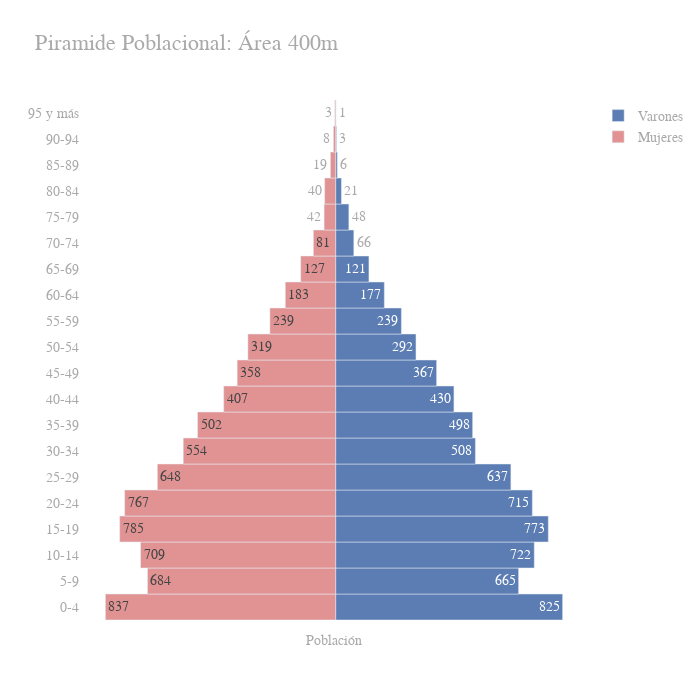
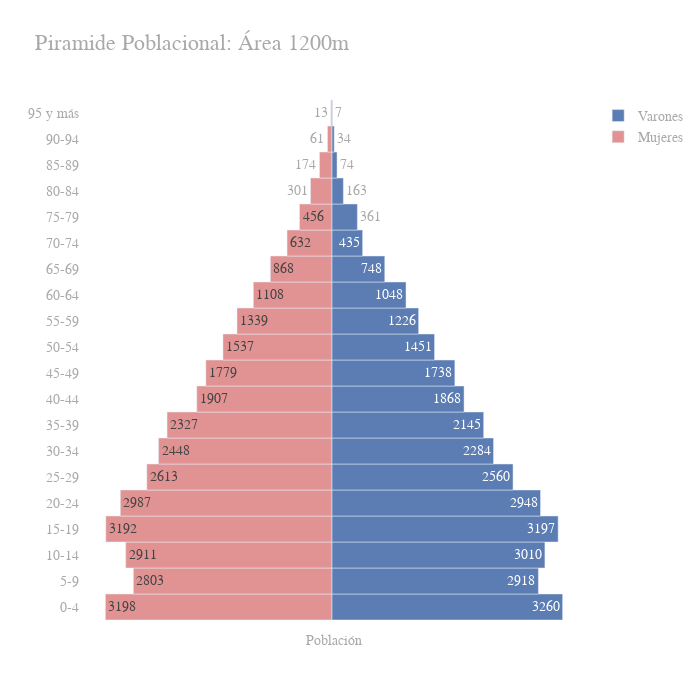
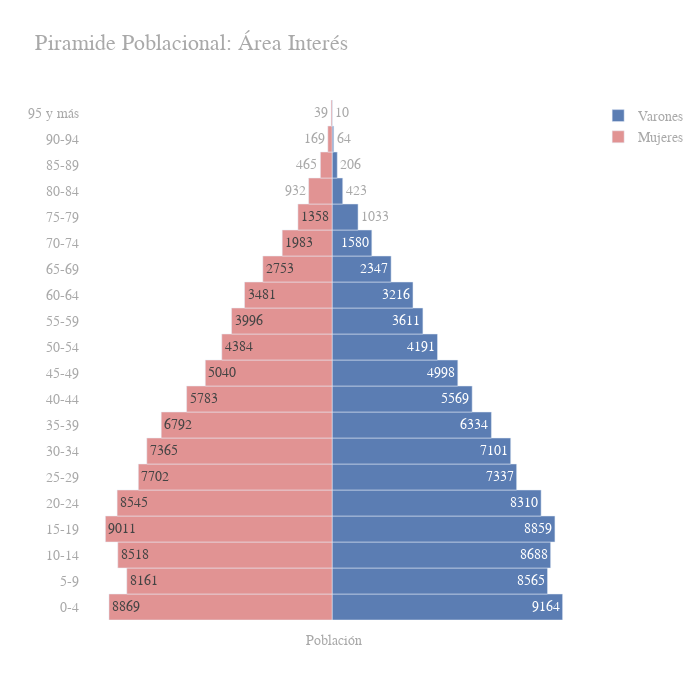
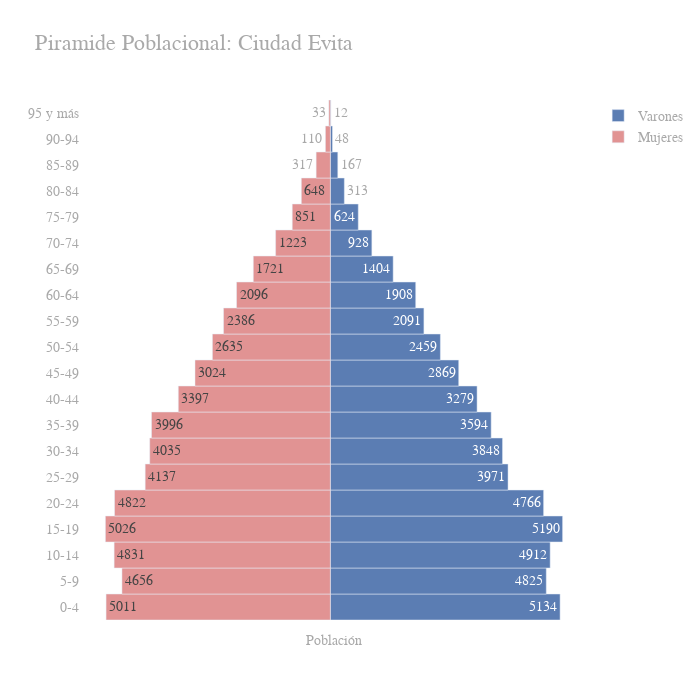

Notebook cell for these charts, in order:
### Markdown cell above
# Ploteo por área

### Code cell
for i in [[df_b400, 'Área 400m'], [df_b1200, 'Área 1200m'], [df_ttim10min_b1200, 'Área Interés'], [df_CiudadEvita, 'Ciudad Evita'], [df_IsidroCasanova, 'Isidro Casanova'], [df_muni, 'La Matanza']]:
    df_area = i[0]
    area_geo = i[1]

    df_data_radios = df_census.sjoin(df_area[['geometry']])
    df_data_radios_data = df_data_radios[['link']].merge(df_agesex, on='link')
    df_data_radios_data= df_data_radios_data.groupby(['range'])[['varon', 'mujer']].sum().reset_index()
    
    df_data_radios_data['range_order'] = df_data_radios_data.apply(lambda row: row['range'].split("-")[0], axis=1)
    df_data_radios_data.loc[df_data_radios_data.range_order == '95 y más', 'range_order'] = 95
    df_data_radios_data.range_order = df_data_radios_data.range_order.astype(int)
    df_data_radios_data = df_data_radios_data.sort_values('range_order').reset_index(drop=True)

    y_age = df_data_radios_data['range']
    x_M = df_data_radios_data['varon']
    x_F = df_data_radios_data['mujer'] * -1

    # Creating instance of the figure
    fig = gp.Figure()
    
    # Adding Male data to the figure
    fig.add_trace(gp.Bar(y= y_age, 
                        x = x_M, 
                        name = 'Varones', 
                        orientation = 'h',
                        text=x_M,
                        marker_color='#5B7DB3'))

    # Adding Female data to the figure
    fig.add_trace(gp.Bar(y = y_age, 
                        x = x_F,
                        name = 'Mujeres', 
                        orientation = 'h',
                        text=x_F*(-1),
                        marker_color='#E19393'))
    
    # Updating the layout for our graph
    fig.update_layout(title = 'Piramide Poblacional: {}'.format(area_geo),
                    title_font_size = 22, 
                    width=700,
                    height=700,
                    # paper_bgcolor='rgba(0,0,0,0)',
                    plot_bgcolor='rgba(0,0,0,0)',
                    barmode = 'relative',
                    bargap = 0.0, 
                    bargroupgap = 0,
                    font=dict(
                        family="Calibri",
                        size=14,
                        color="darkgrey"
                    ),
                    xaxis = dict(
                        showticklabels= False,
                        title = 'Población',
                        title_font_size = 14)
                    )
                    
    fig.write_image("../plots/piramide_{}.png".format(area_geo))
    fig.write_image("../plots/piramide_{}.svg".format(area_geo))
    fig.write_html("../plots/piramide_{}.html".format(area_geo))
    fig.show()

### Figure 1 — Plotly figure (JSON) as saved in the notebook; plotly's stock layout.template omitted (floating-point values rounded to 4 significant figures)
{"data": [{"marker": {"color": "#5B7DB3"}, "name": "Varones", "orientation": "h", "text": [825, 665, 722, 773, 715, 637, 508, 498, 430, 367, 292, 239, 177, 121, 66, 48, 21, 6, 3, 1], "type": "bar", "x": [825, 665, 722, 773, 715, 637, 508, 498, 430, 367, 292, 239, 177, 121, 66, 48, 21, 6, 3, 1], "y": ["0-4", "5-9", "10-14", "15-19", "20-24", "25-29", "30-34", "35-39", "40-44", "45-49", "50-54", "55-59", "60-64", "65-69", "70-74", "75-79", "80-84", "85-89", "90-94", "95 y más"]}, {"marker": {"color": "#E19393"}, "name": "Mujeres", "orientation": "h", "text": [837, 684, 709, 785, 767, 648, 554, 502, 407, 358, 319, 239, 183, 127, 81, 42, 40, 19, 8, 3], "type": "bar", "x": [-837, -684, -709, -785, -767, -648, -554, -502, -407, -358, -319, -239, -183, -127, -81, -42, -40, -19, -8, -3], "y": ["0-4", "5-9", "10-14", "15-19", "20-24", "25-29", "30-34", "35-39", "40-44", "45-49", "50-54", "55-59", "60-64", "65-69", "70-74", "75-79", "80-84", "85-89", "90-94", "95 y más"]}], "layout": {"bargap": 0, "bargroupgap": 0, "barmode": "relative", "font": {"color": "darkgrey", "family": "Calibri", "size": 14}, "height": 700, "plot_bgcolor": "rgba(0,0,0,0)", "title": {"font": {"size": 22}, "text": "Piramide Poblacional: Área 400m"}, "width": 700, "xaxis": {"showticklabels": false, "title": {"font": {"size": 14}, "text": "Población"}}}}

### Figure 2 — Plotly figure (JSON) as saved in the notebook; plotly's stock layout.template omitted (floating-point values rounded to 4 significant figures)
{"data": [{"marker": {"color": "#5B7DB3"}, "name": "Varones", "orientation": "h", "text": [3260, 2918, 3010, 3197, 2948, 2560, 2284, 2145, 1868, 1738, 1451, 1226, 1048, 748, 435, 361, 163, 74, 34, 7], "type": "bar", "x": [3260, 2918, 3010, 3197, 2948, 2560, 2284, 2145, 1868, 1738, 1451, 1226, 1048, 748, 435, 361, 163, 74, 34, 7], "y": ["0-4", "5-9", "10-14", "15-19", "20-24", "25-29", "30-34", "35-39", "40-44", "45-49", "50-54", "55-59", "60-64", "65-69", "70-74", "75-79", "80-84", "85-89", "90-94", "95 y más"]}, {"marker": {"color": "#E19393"}, "name": "Mujeres", "orientation": "h", "text": [3198, 2803, 2911, 3192, 2987, 2613, 2448, 2327, 1907, 1779, 1537, 1339, 1108, 868, 632, 456, 301, 174, 61, 13], "type": "bar", "x": [-3198, -2803, -2911, -3192, -2987, -2613, -2448, -2327, -1907, -1779, -1537, -1339, -1108, -868, -632, -456, -301, -174, -61, -13], "y": ["0-4", "5-9", "10-14", "15-19", "20-24", "25-29", "30-34", "35-39", "40-44", "45-49", "50-54", "55-59", "60-64", "65-69", "70-74", "75-79", "80-84", "85-89", "90-94", "95 y más"]}], "layout": {"bargap": 0, "bargroupgap": 0, "barmode": "relative", "font": {"color": "darkgrey", "family": "Calibri", "size": 14}, "height": 700, "plot_bgcolor": "rgba(0,0,0,0)", "title": {"font": {"size": 22}, "text": "Piramide Poblacional: Área 1200m"}, "width": 700, "xaxis": {"showticklabels": false, "title": {"font": {"size": 14}, "text": "Población"}}}}

### Figure 3 — Plotly figure (JSON) as saved in the notebook; plotly's stock layout.template omitted (floating-point values rounded to 4 significant figures)
{"data": [{"marker": {"color": "#5B7DB3"}, "name": "Varones", "orientation": "h", "text": [9164, 8565, 8688, 8859, 8310, 7337, 7101, 6334, 5569, 4998, 4191, 3611, 3216, 2347, 1580, 1033, 423, 206, 64, 10], "type": "bar", "x": [9164, 8565, 8688, 8859, 8310, 7337, 7101, 6334, 5569, 4998, 4191, 3611, 3216, 2347, 1580, 1033, 423, 206, 64, 10], "y": ["0-4", "5-9", "10-14", "15-19", "20-24", "25-29", "30-34", "35-39", "40-44", "45-49", "50-54", "55-59", "60-64", "65-69", "70-74", "75-79", "80-84", "85-89", "90-94", "95 y más"]}, {"marker": {"color": "#E19393"}, "name": "Mujeres", "orientation": "h", "text": [8869, 8161, 8518, 9011, 8545, 7702, 7365, 6792, 5783, 5040, 4384, 3996, 3481, 2753, 1983, 1358, 932, 465, 169, 39], "type": "bar", "x": [-8869, -8161, -8518, -9011, -8545, -7702, -7365, -6792, -5783, -5040, -4384, -3996, -3481, -2753, -1983, -1358, -932, -465, -169, -39], "y": ["0-4", "5-9", "10-14", "15-19", "20-24", "25-29", "30-34", "35-39", "40-44", "45-49", "50-54", "55-59", "60-64", "65-69", "70-74", "75-79", "80-84", "85-89", "90-94", "95 y más"]}], "layout": {"bargap": 0, "bargroupgap": 0, "barmode": "relative", "font": {"color": "darkgrey", "family": "Calibri", "size": 14}, "height": 700, "plot_bgcolor": "rgba(0,0,0,0)", "title": {"font": {"size": 22}, "text": "Piramide Poblacional: Área Interés"}, "width": 700, "xaxis": {"showticklabels": false, "title": {"font": {"size": 14}, "text": "Población"}}}}

### Figure 4 — Plotly figure (JSON) as saved in the notebook; plotly's stock layout.template omitted (floating-point values rounded to 4 significant figures)
{"data": [{"marker": {"color": "#5B7DB3"}, "name": "Varones", "orientation": "h", "text": [5134, 4825, 4912, 5190, 4766, 3971, 3848, 3594, 3279, 2869, 2459, 2091, 1908, 1404, 928, 624, 313, 167, 48, 12], "type": "bar", "x": [5134, 4825, 4912, 5190, 4766, 3971, 3848, 3594, 3279, 2869, 2459, 2091, 1908, 1404, 928, 624, 313, 167, 48, 12], "y": ["0-4", "5-9", "10-14", "15-19", "20-24", "25-29", "30-34", "35-39", "40-44", "45-49", "50-54", "55-59", "60-64", "65-69", "70-74", "75-79", "80-84", "85-89", "90-94", "95 y más"]}, {"marker": {"color": "#E19393"}, "name": "Mujeres", "orientation": "h", "text": [5011, 4656, 4831, 5026, 4822, 4137, 4035, 3996, 3397, 3024, 2635, 2386, 2096, 1721, 1223, 851, 648, 317, 110, 33], "type": "bar", "x": [-5011, -4656, -4831, -5026, -4822, -4137, -4035, -3996, -3397, -3024, -2635, -2386, -2096, -1721, -1223, -851, -648, -317, -110, -33], "y": ["0-4", "5-9", "10-14", "15-19", "20-24", "25-29", "30-34", "35-39", "40-44", "45-49", "50-54", "55-59", "60-64", "65-69", "70-74", "75-79", "80-84", "85-89", "90-94", "95 y más"]}], "layout": {"bargap": 0, "bargroupgap": 0, "barmode": "relative", "font": {"color": "darkgrey", "family": "Calibri", "size": 14}, "height": 700, "plot_bgcolor": "rgba(0,0,0,0)", "title": {"font": {"size": 22}, "text": "Piramide Poblacional: Ciudad Evita"}, "width": 700, "xaxis": {"showticklabels": false, "title": {"font": {"size": 14}, "text": "Población"}}}}
